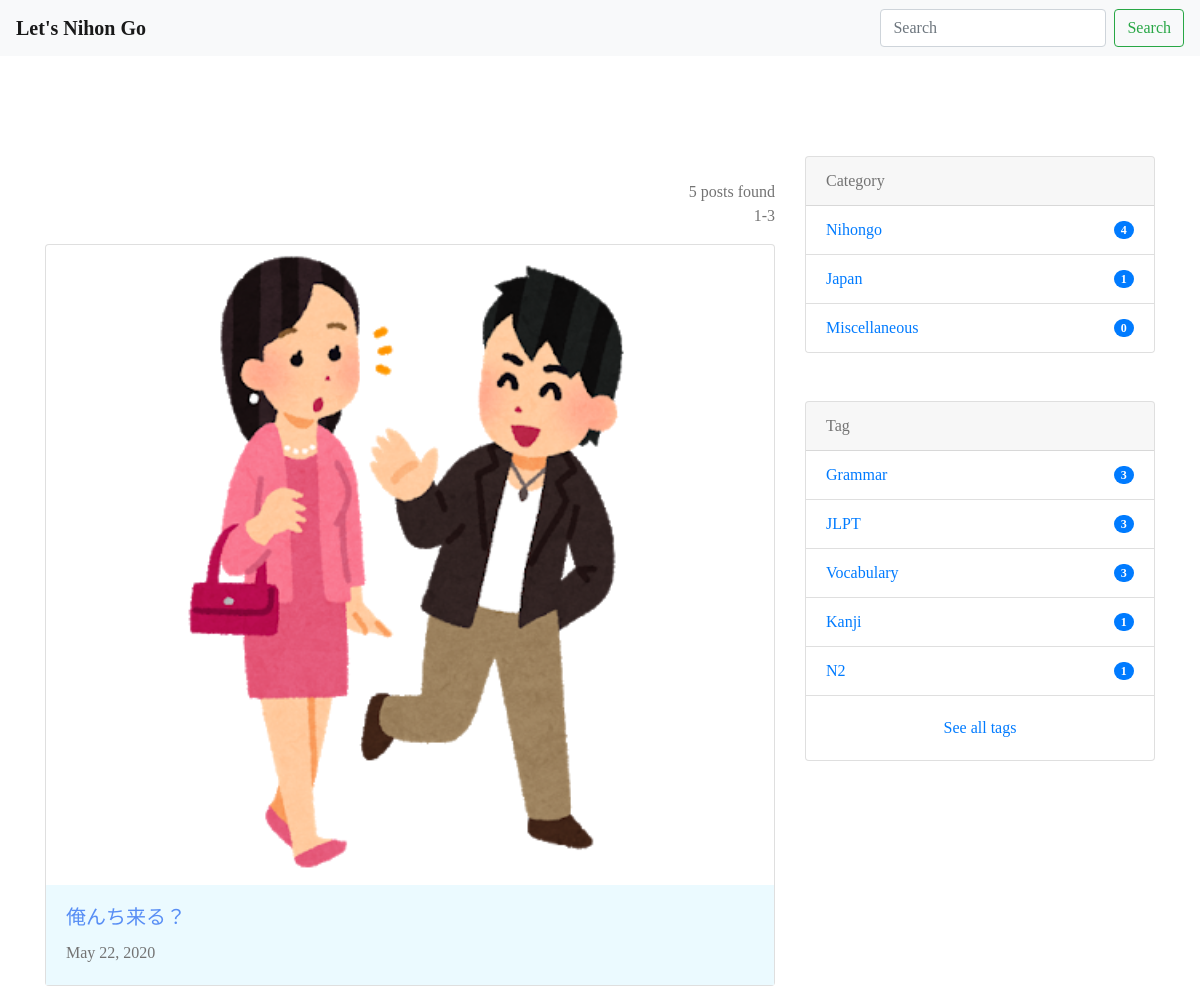
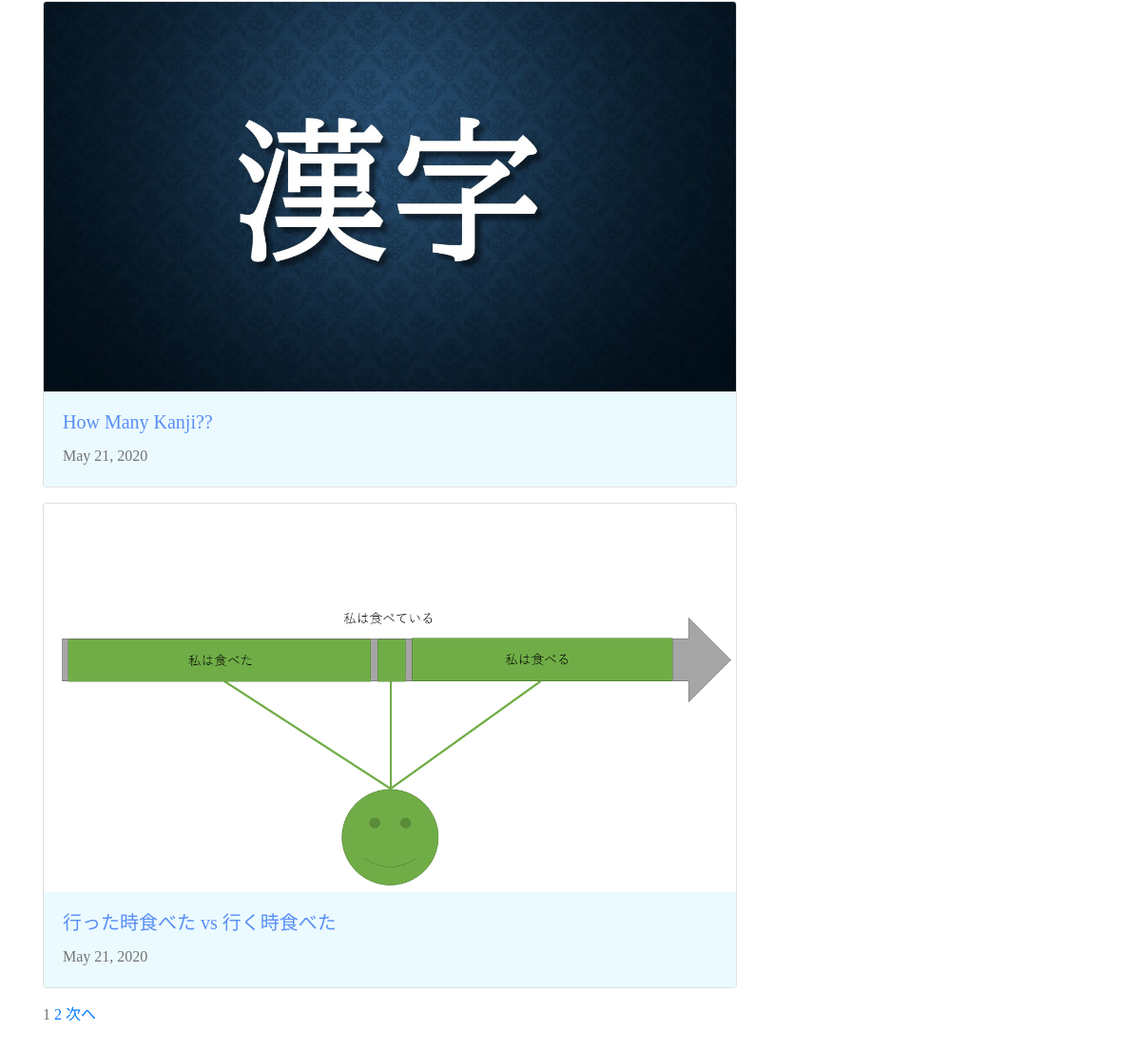
The app's page /search/ with its own data (2 pictures, top to bottom).
### blog/models.py (models this page shows, shortened)
class Post(models.Model):
    category = models.ForeignKey(Category, on_delete=models.PROTECT)
    tags = models.ManyToManyField(Tag, blank=True)
    title = models.CharField(max_length=255)
    image = models.ImageField(
        upload_to='post_images/', null=True, blank=True)
    content = MarkdownxField('content', help_text="markdown")
    description = models.TextField(blank=True)
    created_at = models.DateTimeField(auto_now_add=True)
    updated_at = models.DateTimeField(auto_now=True)
    published_at = models.DateTimeField(blank=True, null=True)
    is_public = models.BooleanField(default=False)
    class Meta:
        ordering = ['-created_at']

class Category(models.Model):
    name = models.CharField(max_length=255)
    slug = models.SlugField(unique=True)
    timestamp = models.DateTimeField(auto_now_add=True)

class Tag(models.Model):
    name = models.CharField(max_length=255)
    slug = models.SlugField(unique=True)
    timestamp = models.DateTimeField(auto_now_add=True)

### blog/views.py (the view)
# urls.py: path('search/', SearchPostView.as_view(), name='search_post'),
class SearchPostView(ListView):
    model = Post
    template_name = 'blog/search_post.html'
    paginate_by = 3
    def get_queryset(self):
        query = self.request.GET.get('q', None)
        lookups = (
            Q(title__icontains=query) |
            Q(content__icontains=query) |
            Q(category__name__icontains=query) |
            Q(tags__name__icontains=query)
        )
        if query is not None:
            qs = super().get_queryset().filter(lookups).distinct()
            return qs
        qs = super().get_queryset()
        return qs
    def get_context_data(self, **kwargs):
        context = super().get_context_data(**kwargs)
        query = self.request.GET.get('q')
        context['query'] = query
        return context

### nihongo/context_processors.py (called while the page is built)
def common(request):
    context = {
        'categories': Category.objects.annotate(
            num_posts=Count('post', filter=Q(post__is_public=True))),
        'tags': Tag.objects.annotate(
            num_posts=Count('post', filter=Q(post__is_public=True))),
    }
    return context

### blog/templates/blog/search_post.html (shortened to what this page needs)
{% extends "base.html" %}
{% block content %}
<div class="container">
  <div class="row">
    <main class="col-md-8">
      <p class="text-right">
        {{ paginator.count }} posts found <br>
        {{ page_obj.start_index }}-{{ page_obj.end_index }}
       </p>
      {% include "blog/snippets/main_post_list.html" %}
      {% include "blog/snippets/pagination.html" %}
    </main>
    <aside class="col-md-4">
      {% include "blog/snippets/sidebar.html" %}
    </aside>
  </div>
</div>
{% endblock %}

### blog/templates/blog/snippets/main_post_list.html (shortened to what this page needs)
{% load static %}
<link rel="stylesheet" href="{% static 'blog/css/main_post_list.min.css' %}">
<link rel="stylesheet" href="{% static 'blog/css/blog.css' %}">
{% for post in object_list %}
{% if user.is_authenticated or post.is_public %}
<div class="card mb-3 post-card">
  {% if post.image %}
  <a href="{% url 'blog:post_detail' post.id %}">
    <img class="card-img-top" src="{{ post.image.url }}" alt="{{ post.title }}">
  </a>
  {% endif %}
  <div class="card-body">
    <a href="{% url 'blog:post_detail' post.id %}">
      <h5 class="card-title">{{ post.title }}</h5>
    </a>
    <p class="card-text">{{ post.published_at|date }}</p>
  </div>
</div>
{% endif %}
{% empty %}
<p>No post yet</p>
{% endfor %}

### blog/templates/blog/snippets/sidebar.html
{% load static %}
<link rel="stylesheet" href="{% static 'blog/css/blog.css' %}">
<div class="card mb-5">
  <div class="card-header">
    Category
  </div>
  <ul class="list-group list-group-flush">
    {% for category in categories|dictsort:"id" %}
    <li class="list-group-item d-flex justify-content-between align-items-center">
      <a href="{% url 'blog:category_post' category.slug %}" class="card-link">{{ category.name }}</a>
      <span class="badge badge-primary badge-pill">{{ category.num_posts }}</span>
    </li>
    {% endfor %}
  </ul>
</div>
<div class="card mb-5 mt-5">
  <div class="card-header">
    Tag
  </div>
  <ul class="list-group list-group-flush">
    {% for tag in tags|dictsortreversed:"num_posts"|slice:":5" %}
    <li class="list-group-item d-flex justify-content-between align-items-center">
      <a href="{% url 'blog:tag_post' tag.slug %}" class="card-link">{{ tag.name }}</a>
      <span class="badge badge-primary badge-pill">{{ tag.num_posts }}</span>
    </li>
    {% endfor %}
  </ul>
  <div class="card-body text-center">
    <a href="{% url 'blog:tag_list' %}" class="card-link">See all tags</a>
  </div>
</div>

### static/blog/css/blog.css (style rules this page uses)
* { color: rgb(115, 115, 115); font-family: "hiragino"; box-sizing: border-box; }
.container { margin-top: 100px; }
img { width:100%; }

### records on screen
Post: image (picture), title "俺んち来る？", published_at "May 22, 2020"
Post: image (picture), title "How Many Kanji??", published_at "May 21, 2020"
Post: image (picture), title "行った時食べた vs 行く時食べた", published_at "May 21, 2020"
Category: name "Nihongo", num_posts "4"
Category: name "Japan", num_posts "1"
Category: name "Miscellaneous", num_posts "0"
Tag: name "Grammar", num_posts "3"
Tag: name "JLPT", num_posts "3"
Tag: name "Vocabulary", num_posts "3"
Tag: name "Kanji", num_posts "1"
Tag: name "N2", num_posts "1"

### other values on screen
{{ paginator.count }} "5"
{{ page_obj.start_index }} "1"
{{ page_obj.end_index }} "3"
{{ num }} "1"
{{ num }} "2"
